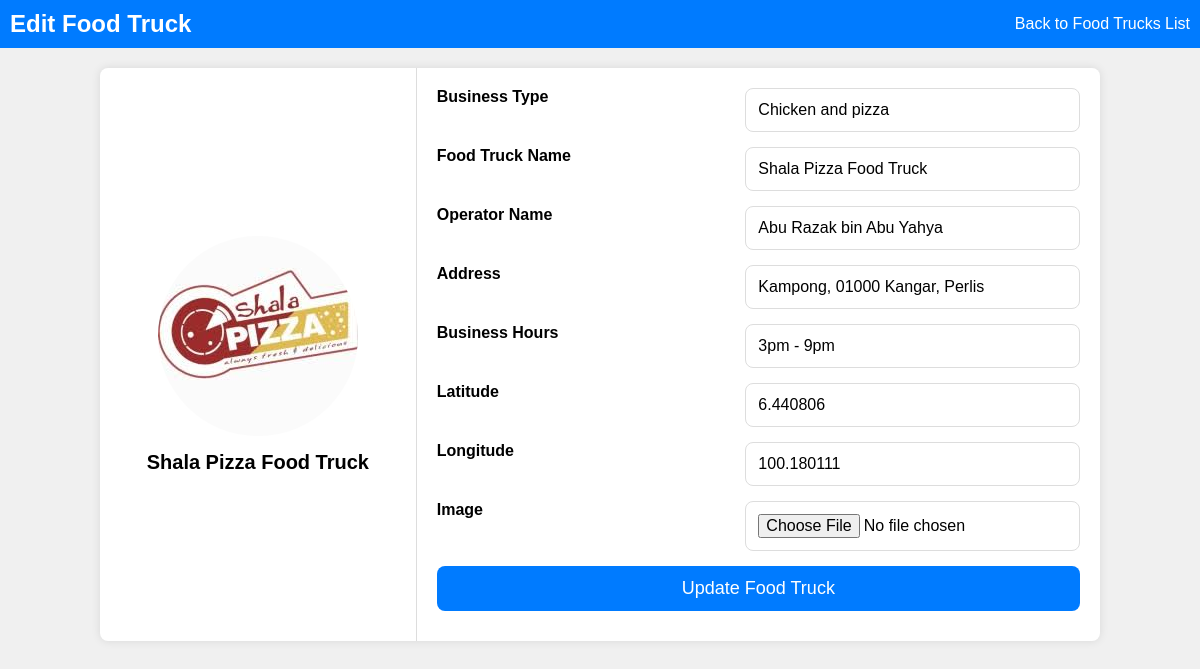
Page /edit_food_truck.php?truck_id=6 (signed in) on the earlier database version.
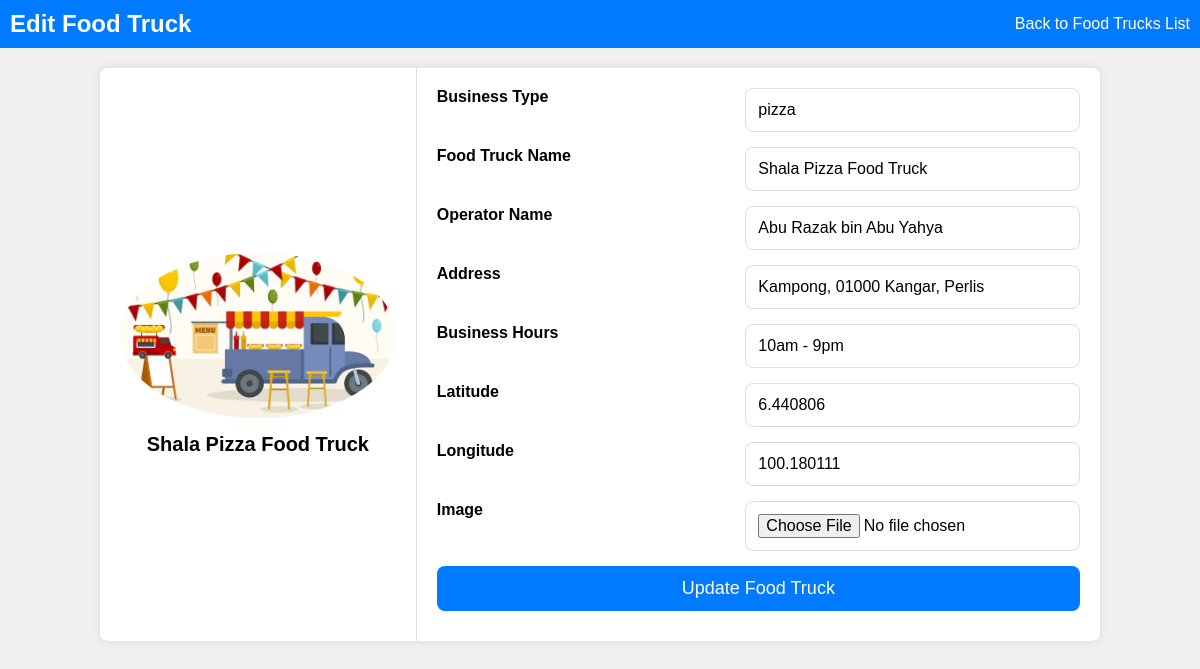
Same page on the later database version.
### tables this page shows
CREATE TABLE `food_trucks` (
  `truck_id` int(11) NOT NULL,
  `business_type` varchar(255) NOT NULL,
  `name` varchar(255) NOT NULL,
  `operator_name` varchar(255) NOT NULL,
  `address` varchar(255) NOT NULL,
  `business_hours` varchar(255) NOT NULL,
  `latitude` double NOT NULL,
  `longitude` double NOT NULL,
  `image` varchar(255) NOT NULL
);

### edit_food_truck.php (the view, shortened to what this page needs)
<?php
include 'connect.php';
$truck_id = isset($_GET['truck_id']) ? intval($_GET['truck_id']) : 0;
$stmt = $conn->prepare("SELECT * FROM food_trucks WHERE truck_id=?");
$stmt->bind_param("i", $truck_id);
$stmt->execute();
$result = $stmt->get_result();
$food_truck = $result->fetch_assoc();
?>
<!DOCTYPE html>
<html lang="en">
<head>
</head>
<body>
    <div class="header">
        <h1>Edit Food Truck</h1>
        <a href="food_trucks.php">Back to Food Trucks List</a>
    </div>
    <div class="main-container">
        <div class="profile-container">
            <?php if ($food_truck['image']): ?>
                <img src="<?php echo htmlspecialchars($food_truck['image']); ?>" alt="Food Truck Image">
            <?php else: ?>
                <img src="default_image.png" alt="Default Image">
            <?php endif; ?>
            <h2><?php echo htmlspecialchars($food_truck['name']); ?></h2>
        </div>
        <div class="form-container">
            <form method="post" action="" enctype="multipart/form-data">
                <div class="form-row">
                    <label for="business_type">Business Type</label>
                    <input type="text" id="business_type" name="business_type" value="<?php echo htmlspecialchars($food_truck['business_type']); ?>" required>
                </div>
                <div class="form-row">
                    <label for="name">Food Truck Name</label>
                    <input type="text" id="name" name="name" value="<?php echo htmlspecialchars($food_truck['name']); ?>" required>
                </div>
                <div class="form-row">
                    <label for="operator_name">Operator Name</label>
                    <input type="text" id="operator_name" name="operator_name" value="<?php echo htmlspecialchars($food_truck['operator_name']); ?>" required>
                </div>
                <div class="form-row">
                    <label for="address">Address</label>
                    <input type="text" id="address" name="address" value="<?php echo htmlspecialchars($food_truck['address']); ?>" required>
                </div>
                <div class="form-row">
                    <label for="business_hours">Business Hours</label>
                    <input type="text" id="business_hours" name="business_hours" value="<?php echo htmlspecialchars($food_truck['business_hours']); ?>" required>
                </div>
                <div class="form-row">
                    <label for="latitude">Latitude</label>
                    <input type="text" id="latitude" name="latitude" value="<?php echo htmlspecialchars($food_truck['latitude']); ?>" required>
                </div>
                <div class="form-row">
                    <label for="longitude">Longitude</label>
                    <input type="text" id="longitude" name="longitude" value="<?php echo htmlspecialchars($food_truck['longitude']); ?>" required>
                </div>
                <div class="form-row">
                    <label for="image">Image</label>
                    <input type="file" id="image" name="image">
                </div>
                <button type="submit">Update Food Truck</button>
            </form>
        </div>
    </div>
</body>
</html>

Differences in the rows shown:
changed food_trucks "Shala Pizza Food Truck": image: a different picture; business_type "Chicken and pizza" → "pizza"; business_hours "3pm - 9pm" → "10am - 9pm"
